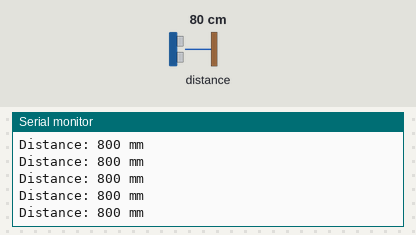
A sketch run on a simulated Arduino Uno, built with avr-gcc and run on an emulated ATmega328P. Shown: the last lines printed to the serial monitor. The test bench sets the inputs (shaded band); at power-on: distance to the obstacle 80 cm.

Above: at 1.2 s.
1.3 s: distance to the obstacle set to 2 cm
At 1.49 s:
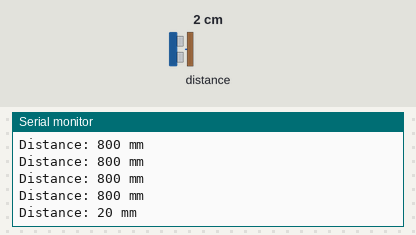
2.8 s: distance to the obstacle set to 4 cm
At 2.82 s:
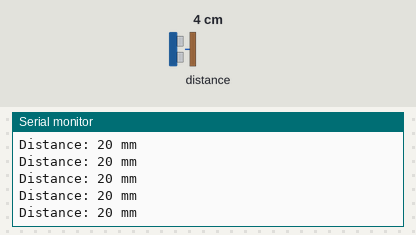
Timing chart, 0 to 5.8 s (numbered marks = the images above; inputs shaded):
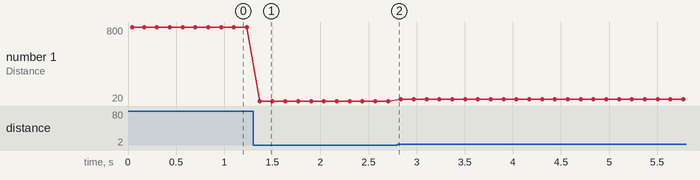

Measured:
- after the input at 1.3 s, the serial monitor: prints a new line after 0.07 s (image 1)
- plotted number 1: 800 → 20 after the input at 1.3 s, 20 → 40 after the input at 2.8 s

The sketch:

vl53l1x_test.ino
```cpp
#include <Wire.h>
#include <VL53L1X.h>

VL53L1X sensor;

void setup() {
  Serial.begin(9600);
  Wire.begin();

  Serial.println("Initialisation VL53L1X...");

  sensor.setTimeout(500);

  if (!sensor.init()) {
    Serial.println("Erreur : VL53L1X non detecte !");
    while (1);
  }

  // Distance longue portee.
  sensor.setDistanceMode(VL53L1X::Long);

  // Temps de mesure en ms.
  sensor.setMeasurementTimingBudget(50000);

  // Demarrer la mesure continue chaque 50 ms.
  sensor.startContinuous(50);

  Serial.println("VL53L1X pret !");
}

void loop() {
  int distance = sensor.read();

  if (sensor.timeoutOccurred()) {
    Serial.println("Timeout !");
  } else {
    Serial.print("Distance: ");
    Serial.print(distance);
    Serial.println(" mm");
  }

  delay(100);
}
```
